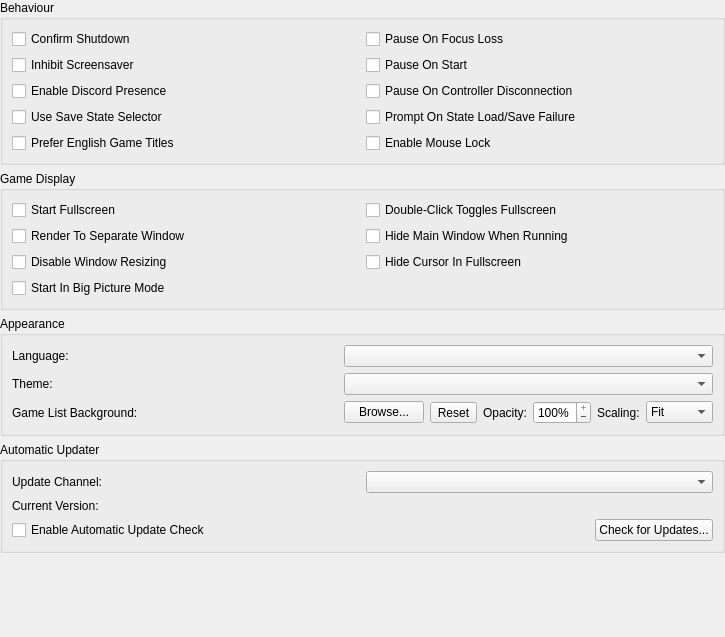
<?xml version="1.0" encoding="UTF-8"?>
<ui version="4.0">
 <class>InterfaceSettingsWidget</class>
 <widget class="QWidget" name="InterfaceSettingsWidget">
  <property name="geometry">
   <rect>
    <x>0</x>
    <y>0</y>
    <width>725</width>
    <height>637</height>
   </rect>
  </property>
  <layout class="QVBoxLayout" name="verticalLayout">
   <property name="leftMargin">
    <number>0</number>
   </property>
   <property name="topMargin">
    <number>0</number>
   </property>
   <property name="rightMargin">
    <number>0</number>
   </property>
   <property name="bottomMargin">
    <number>0</number>
   </property>
   <item>
    <widget class="QGroupBox" name="behaviourGroup">
     <property name="title">
      <string>Behaviour</string>
     </property>
     <layout class="QGridLayout" name="formLayout_4">
      <item row="1" column="0">
       <widget class="QCheckBox" name="inhibitScreensaver">
        <property name="text">
         <string>Inhibit Screensaver</string>
        </property>
       </widget>
      </item>
      <item row="0" column="1">
       <widget class="QCheckBox" name="pauseOnFocusLoss">
        <property name="text">
         <string>Pause On Focus Loss</string>
        </property>
       </widget>
      </item>
      <item row="0" column="0">
       <widget class="QCheckBox" name="confirmShutdown">
        <property name="text">
         <string>Confirm Shutdown</string>
        </property>
       </widget>
      </item>
      <item row="3" column="0">
       <widget class="QCheckBox" name="savestateSelector">
        <property name="text">
         <string>Use Save State Selector</string>
        </property>
       </widget>
      </item>
      <item row="2" column="0">
       <widget class="QCheckBox" name="discordPresence">
        <property name="text">
         <string>Enable Discord Presence</string>
        </property>
       </widget>
      </item>
      <item row="1" column="1">
       <widget class="QCheckBox" name="pauseOnStart">
        <property name="text">
         <string>Pause On Start</string>
        </property>
       </widget>
      </item>
      <item row="2" column="1">
       <widget class="QCheckBox" name="pauseOnControllerDisconnection">
        <property name="text">
         <string>Pause On Controller Disconnection</string>
        </property>
       </widget>
      </item>
      <item row="3" column="1">
       <widget class="QCheckBox" name="promptOnStateLoadSaveFailure">
        <property name="text">
         <string>Prompt On State Load/Save Failure</string>
        </property>
       </widget>
      </item>
      <item row="4" column="0">
       <widget class="QCheckBox" name="preferEnglishGameList">
        <property name="text">
         <string>Prefer English Game Titles</string>
        </property>
       </widget>
      </item>
      <item row="4" column="1">
       <widget class="QCheckBox" name="mouseLock">
        <property name="text">
         <string>Enable Mouse Lock</string>
        </property>
       </widget>
      </item>
     </layout>
    </widget>
   </item>
   <item>
    <widget class="QGroupBox" name="gameDisplayGroup">
     <property name="title">
      <string>Game Display</string>
     </property>
     <layout class="QGridLayout" name="gridLayout_3">
      <item row="0" column="0">
       <widget class="QCheckBox" name="startFullscreen">
        <property name="text">
         <string>Start Fullscreen</string>
        </property>
       </widget>
      </item>
      <item row="0" column="1">
       <widget class="QCheckBox" name="doubleClickTogglesFullscreen">
        <property name="text">
         <string>Double-Click Toggles Fullscreen</string>
        </property>
       </widget>
      </item>
      <item row="1" column="0">
       <widget class="QCheckBox" name="renderToSeparateWindow">
        <property name="text">
         <string>Render To Separate Window</string>
        </property>
       </widget>
      </item>
      <item row="1" column="1">
       <widget class="QCheckBox" name="hideMainWindow">
        <property name="text">
         <string>Hide Main Window When Running</string>
        </property>
       </widget>
      </item>
      <item row="2" column="0">
       <widget class="QCheckBox" name="disableWindowResizing">
        <property name="text">
         <string>Disable Window Resizing</string>
        </property>
       </widget>
      </item>
      <item row="2" column="1">
       <widget class="QCheckBox" name="hideMouseCursor">
        <property name="text">
         <string>Hide Cursor In Fullscreen</string>
        </property>
       </widget>
      </item>
      <item row="3" column="0">
       <widget class="QCheckBox" name="startFullscreenUI">
        <property name="text">
         <string>Start In Big Picture Mode</string>
        </property>
       </widget>
      </item>
     </layout>
    </widget>
   </item>
   <item>
    <widget class="QGroupBox" name="appearancesGroup">
     <property name="title">
      <string>Appearance</string>
     </property>
     <layout class="QGridLayout" name="gridLayout">
      <item row="1" column="1">
       <widget class="QComboBox" name="theme"/>
      </item>
      <item row="0" column="0">
       <widget class="QLabel" name="languageLabel">
        <property name="text">
         <string>Language:</string>
        </property>
        <property name="buddy">
         <cstring>language</cstring>
        </property>
       </widget>
      </item>
      <item row="0" column="1">
       <widget class="QComboBox" name="language"/>
      </item>
      <item row="1" column="0">
       <widget class="QLabel" name="themeLabel">
        <property name="text">
         <string>Theme:</string>
        </property>
        <property name="buddy">
         <cstring>theme</cstring>
        </property>
       </widget>
      </item>
      <item row="2" column="0">
       <widget class="QLabel" name="backgroundLabel">
        <property name="text">
         <string>Game List Background:</string>
        </property>
        <property name="buddy">
         <cstring>backgroundBrowse</cstring>
        </property>
       </widget>
      </item>
      <item row="2" column="1">
       <layout class="QHBoxLayout" name="backgroundPathLayout">
        <item>
         <widget class="QPushButton" name="backgroundBrowse">
          <property name="sizePolicy">
           <sizepolicy hsizetype="Fixed" vsizetype="Fixed">
            <horstretch>0</horstretch>
            <verstretch>0</verstretch>
           </sizepolicy>
          </property>
          <property name="text">
           <string>Browse...</string>
          </property>
         </widget>
        </item>
        <item>
         <widget class="QToolButton" name="backgroundReset">
          <property name="text">
           <string>Reset</string>
          </property>
          <property name="icon">
           <iconset theme="trash-fill"/>
          </property>
         </widget>
        </item>
        <item>
         <widget class="QLabel" name="backgroundOpacityLabel">
          <property name="sizePolicy">
           <sizepolicy hsizetype="Fixed" vsizetype="Preferred">
            <horstretch>0</horstretch>
            <verstretch>0</verstretch>
           </sizepolicy>
          </property>
          <property name="text">
           <string>Opacity:</string>
          </property>
          <property name="buddy">
           <cstring>backgroundOpacity</cstring>
          </property>
         </widget>
        </item>
        <item>
         <widget class="QSpinBox" name="backgroundOpacity">
          <property name="buttonSymbols">
           <enum>QAbstractSpinBox::ButtonSymbols::PlusMinus</enum>
          </property>
          <property name="showGroupSeparator" stdset="0">
           <bool>false</bool>
          </property>
          <property name="suffix">
           <string notr="true">%</string>
          </property>
          <property name="minimum">
           <number>0</number>
          </property>
          <property name="maximum">
           <number>100</number>
          </property>
          <property name="singleStep">
           <number>5</number>
          </property>
          <property name="value">
           <number>100</number>
          </property>
         </widget>
        </item>
        <item>
         <widget class="QLabel" name="backgroundScaleLabel">
          <property name="sizePolicy">
           <sizepolicy hsizetype="Fixed" vsizetype="Preferred">
            <horstretch>0</horstretch>
            <verstretch>0</verstretch>
           </sizepolicy>
          </property>
          <property name="text">
           <string>Scaling:</string>
          </property>
          <property name="buddy">
           <cstring>backgroundScale</cstring>
          </property>
         </widget>
        </item>
        <item>
         <widget class="QComboBox" name="backgroundScale">
          <property name="sizePolicy">
           <sizepolicy hsizetype="Minimum" vsizetype="Fixed">
            <horstretch>0</horstretch>
            <verstretch>0</verstretch>
           </sizepolicy>
          </property>
          <item>
           <property name="text">
            <string>Fit</string>
           </property>
          </item>
          <item>
           <property name="text">
            <string>Fill</string>
           </property>
          </item>
          <item>
           <property name="text">
            <string>Stretch</string>
           </property>
          </item>
          <item>
           <property name="text">
            <string>Center</string>
           </property>
          </item>
          <item>
           <property name="text">
            <string>Tile</string>
           </property>
          </item>
         </widget>
        </item>
       </layout>
      </item>
     </layout>
    </widget>
   </item>
   <item>
    <widget class="QGroupBox" name="automaticUpdaterGroup">
     <property name="title">
      <string>Automatic Updater</string>
     </property>
     <layout class="QGridLayout" name="gridLayout_2">
      <item row="0" column="0">
       <widget class="QLabel" name="updaterChannelLabel">
        <property name="text">
         <string>Update Channel:</string>
        </property>
        <property name="buddy">
         <cstring>autoUpdateTag</cstring>
        </property>
       </widget>
      </item>
      <item row="1" column="1">
       <widget class="QLabel" name="autoUpdateCurrentVersion">
        <property name="text">
         <string/>
        </property>
       </widget>
      </item>
      <item row="0" column="1">
       <widget class="QComboBox" name="autoUpdateTag"/>
      </item>
      <item row="1" column="0">
       <widget class="QLabel" name="currentVersionLabel">
        <property name="text">
         <string>Current Version:</string>
        </property>
       </widget>
      </item>
      <item row="2" column="0" colspan="2">
       <layout class="QHBoxLayout" name="automaticUpdaterCheckGroup" stretch="1,0">
        <item>
         <widget class="QCheckBox" name="autoUpdateEnabled">
          <property name="text">
           <string>Enable Automatic Update Check</string>
          </property>
         </widget>
        </item>
        <item>
         <widget class="QPushButton" name="checkForUpdates">
          <property name="text">
           <string>Check for Updates...</string>
          </property>
         </widget>
        </item>
       </layout>
      </item>
     </layout>
    </widget>
   </item>
   <item>
    <spacer name="verticalSpacer">
     <property name="orientation">
      <enum>Qt::Orientation::Vertical</enum>
     </property>
     <property name="sizeHint" stdset="0">
      <size>
       <width>20</width>
       <height>0</height>
      </size>
     </property>
    </spacer>
   </item>
  </layout>
 </widget>
 <tabstops>
  <tabstop>confirmShutdown</tabstop>
  <tabstop>pauseOnFocusLoss</tabstop>
  <tabstop>inhibitScreensaver</tabstop>
  <tabstop>pauseOnStart</tabstop>
  <tabstop>discordPresence</tabstop>
  <tabstop>pauseOnControllerDisconnection</tabstop>
  <tabstop>savestateSelector</tabstop>
  <tabstop>promptOnStateLoadSaveFailure</tabstop>
  <tabstop>preferEnglishGameList</tabstop>
  <tabstop>mouseLock</tabstop>
  <tabstop>startFullscreen</tabstop>
  <tabstop>doubleClickTogglesFullscreen</tabstop>
  <tabstop>renderToSeparateWindow</tabstop>
  <tabstop>hideMainWindow</tabstop>
  <tabstop>disableWindowResizing</tabstop>
  <tabstop>hideMouseCursor</tabstop>
  <tabstop>startFullscreenUI</tabstop>
  <tabstop>language</tabstop>
  <tabstop>theme</tabstop>
  <tabstop>backgroundBrowse</tabstop>
  <tabstop>backgroundReset</tabstop>
  <tabstop>backgroundOpacity</tabstop>
  <tabstop>backgroundScale</tabstop>
  <tabstop>autoUpdateTag</tabstop>
  <tabstop>autoUpdateEnabled</tabstop>
  <tabstop>checkForUpdates</tabstop>
 </tabstops>
 <resources>
  <include location="../resources/resources.qrc"/>
 </resources>
 <connections/>
</ui>
